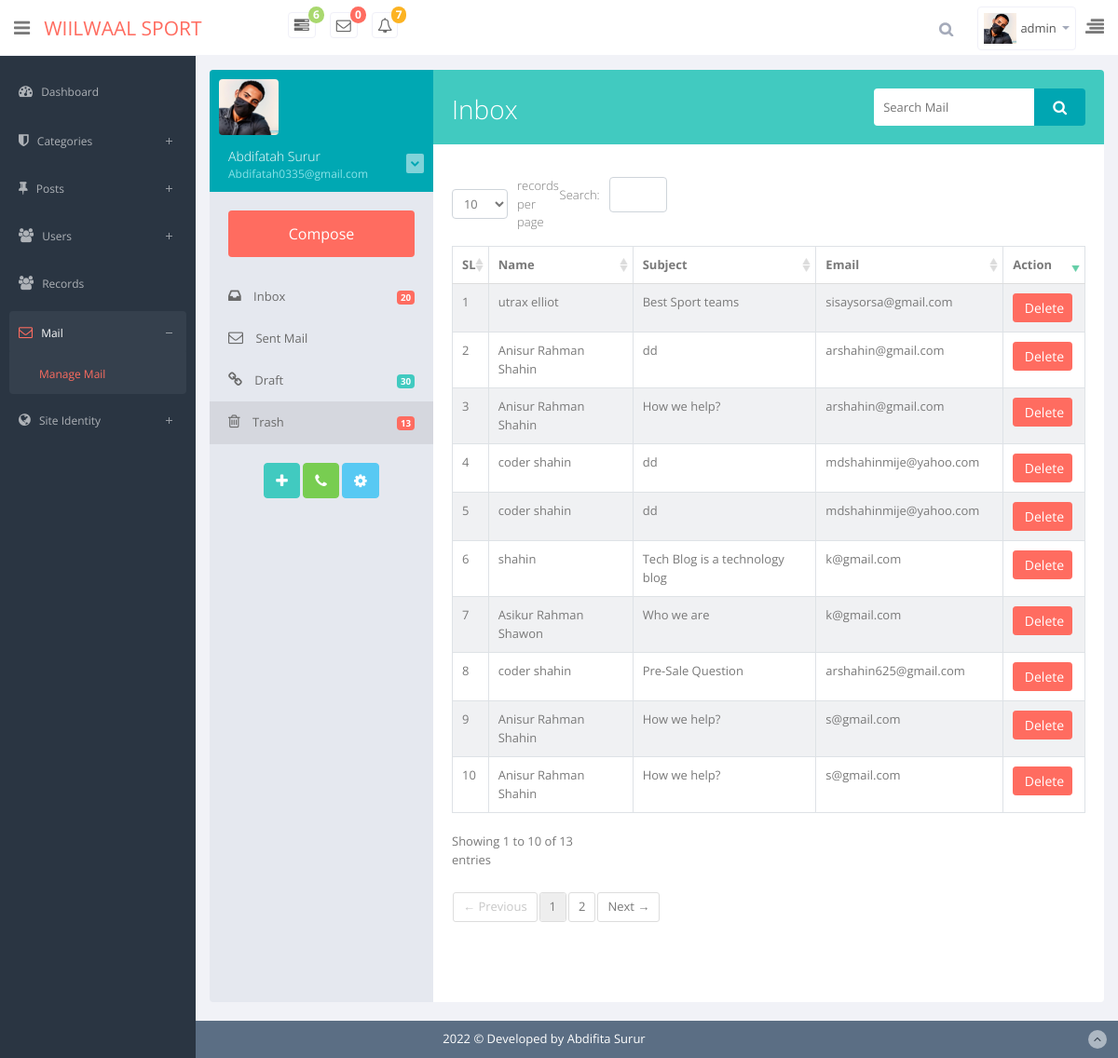
The app's page /admin/trash.php (signed in) with its own data.
### tables this page shows
CREATE TABLE `users` (
  `id` int(11) NOT NULL,
  `fname` varchar(100) NOT NULL,
  `lname` varchar(50) NOT NULL,
  `username` varchar(50) NOT NULL,
  `email` varchar(100) NOT NULL,
  `password` varchar(200) NOT NULL,
  `image` varchar(255) NOT NULL,
  `bio` text NOT NULL,
  `role` tinyint(5) NOT NULL,
  `date` timestamp NOT NULL DEFAULT current_timestamp()
);

CREATE TABLE `mails` (
  `id` int(5) NOT NULL,
  `name` varchar(150) NOT NULL,
  `email` varchar(150) NOT NULL,
  `subject` varchar(200) NOT NULL,
  `phone` varchar(16) NOT NULL,
  `message` text NOT NULL,
  `status` tinyint(3) NOT NULL,
  `date` timestamp NOT NULL DEFAULT current_timestamp()
);

### app/classes/Database.php (called while the page is built, shortened)
<?php
class Database
{
    public static function db()
    {
        $link = mysqli_connect('localhost:3306','root','','blog_oop');
        return $link;
    }
}

### app/classes/Mail.php (called while the page is built, shortened)
<?php
class Mail
{
    public  static  function showTrashMail(){
        $sql = "SELECT * FROM `mails` WHERE status = 0 ORDER BY id DESC";
        $result = mysqli_query(Database::db(),$sql);
        if($result){
            return $result;
        }else{
            return false;
        }
    }
    public static   function countNewMail(){
        $sql = "SELECT * FROM `mails` WHERE status = 1";
        $result = mysqli_query(Database::db(),$sql);
        if($result){
            $count = mysqli_num_rows($result);
            return $count;
        }else{
            return false;
        }
    }
}

### app/classes/UserLogin.php (called while the page is built, shortened)
<?php
class UserLogin
{
    public  static  function loginUserData($username){
        $sql = " SELECT * FROM `users` WHERE `username` = '$username' ";
        $res = mysqli_query(Database::db(),$sql);
        if($res){
            $data = mysqli_fetch_assoc($res);
            return $data;
        }else{
            return false;
        }
    }
}

### admin/trash.php (the view, shortened to what this page needs)
<?php require_once 'mailHeader.php'?>
    <div class="row">
        <div class="col-sm-12">
            <section class="card">
                <div class="card-body">
                    <div class="adv-table">
                        <table  class="display table table-bordered table-striped table-hover" id="dynamic-table">
                            <thead>
                            <tr>
                                <th>SL</th>
                                <th>Name</th>
                                <th>Subject</th>
                                <th >Email</th>
                                <th>Action</th>
                            </tr>
                            </thead>
                            <?php
                            $allCat = new \App\classes\Mail();
                            $data = $allCat->showTrashMail();
                            $i=0;
                            while ($row = mysqli_fetch_assoc($data)){ ?>
                                <tr>
                                    <td scope="row"><?= ++$i?></td>
                                    <td><?= $row['name']?></td>
                                    <td><?= $row['subject']?></td>
                                    <td><?= $row['email']?></td>
                                    <td>
                                        <a href="delete.php?id=<?= $row['id']?>&trashpage" class="btn btn-sm btn-danger"><i class="fa fa-trash"></i> Delete</a>
                                    </td>
                                </tr>
                            <?php } ?>
                        </table>
                    </div>
                </div>
            </section>
        </div>
    </div>
<?php require_once 'footer.php'?>

### admin/header.php (shortened to what this page needs)
<?php
$page = explode('/',$_SERVER['PHP_SELF']);
$page = end($page);
$name = $_SESSION['username'];
$userData = UserLogin::loginUserData("$name");
?>
<!DOCTYPE html>
<html lang="en">
<head>
    <link href="assets/summernote/dist/summernote.css" rel="stylesheet">
    <link href="css/bootstrap.min.css" rel="stylesheet">
    <link href="css/bootstrap-reset.css" rel="stylesheet">
    <link href="assets/font-awesome/css/font-awesome.css" rel="stylesheet" />
    <link href="assets/jquery-easy-pie-chart/jquery.easy-pie-chart.css" rel="stylesheet" type="text/css"
        media="screen" />
    <link rel="stylesheet" href="css/owl.carousel.css" type="text/css">
    <link href="assets/advanced-datatable/media/css/demo_page.css" rel="stylesheet" />
    <link href="assets/advanced-datatable/media/css/demo_table.css" rel="stylesheet" />
    <link rel="stylesheet" href="assets/data-tables/DT_bootstrap.css" />
    <link href="css/slidebars.css" rel="stylesheet">
    <link href="css/style.css" rel="stylesheet">
    <link href="css/style-responsive.css" rel="stylesheet" />
</head>
<body>
    <section id="container">
        <header class="header white-bg">
            <div class="sidebar-toggle-box">
                <i class="fa fa-bars"></i>
            </div>
            <a href="index.php" class="logo"><span> Wiilwaal sport</span></a>
            <div class="nav notify-row" id="top_menu">
                <ul class="nav top-menu">
                    <li class="dropdown">
                        <a data-toggle="dropdown" class="dropdown-toggle" href="#">
                            <i class="fa fa-tasks"></i>
                            <span class="badge badge-success">6</span>
                        </a>
                    </li>
                    <li id="header_inbox_bar" class="dropdown">
                        <a data-toggle="dropdown" class="dropdown-toggle" href="#">
                            <i class="fa fa-envelope-o"></i>
                            <span class="badge badge-danger"><?= Mail::countNewMail() ?></span>
                        </a>
                    </li>
                    <li id="header_notification_bar" class="dropdown">
                        <a data-toggle="dropdown" class="dropdown-toggle" href="#">
                            <i class="fa fa-bell-o"></i>
                            <span class="badge badge-warning">7</span>
                        </a>
                    </li>
                </ul>
            </div>
            <div class="top-nav ">
                <ul class="nav pull-right top-menu">
                    <li>
                        <input type="text" class="form-control search" placeholder="Search">
                    </li>
                    <li class="dropdown">
                        <a data-toggle="dropdown" class="dropdown-toggle" href="#">
                            <img alt="" src="../uploads/<?= $userData['image']?>" style="width: 35px">
                            <span
                                class="username"><?= isset($_SESSION['username']) ? $_SESSION['username'] : '' ;?></span>
                            <b class="caret"></b>
                        </a>
                    </li>
                    <li class="sb-toggle-right">
                        <i class="fa  fa-align-right"></i>
                    </li>
                </ul>
            </div>
        </header>
        <aside>
            <div id="sidebar" class="nav-collapse ">
                <ul class="sidebar-menu" id="nav-accordion">
                    <li>
                        <a href="index.php" <?= $page == 'login.php' ? 'class="active"' : '' ?>>
                            <i class="fa fa-dashboard"></i>
                            <span>Dashboard</span>
                        </a>
                    </li>
                    <li class="sub-menu">
                        <a href="javascript:;" <?= $page == 'addcategory.php' ? 'class="active"' : '' ?>
                            <?= $page == 'managecategory.php' ? 'class="active"' : '' ?>>
                            <i class="fa fa-shield"></i>
                            <span>Categories</span>
                        </a>
                    </li>
                    <li class="sub-menu">
                        <a href="javascript:;" <?= $page == 'addpost.php' ? 'class="active"' : '' ?>
                            <?= $page == 'managepost.php' ? 'class="active"' : '' ?>>
                            <i class="fa fa-thumb-tack"></i>
                            <span>Posts</span>
                        </a>
                    </li>
                    <?php
    if($userData['role'] == 1){ ?>
                    <li class="sub-menu">
                        <a href="javascript:;" <?= $page == 'adduser.php' ? 'class="active"' : '' ?>
                            <?= $page == 'manageuser.php' ? 'class="active"' : '' ?>>
                            <i class="fa fa-users"></i>
                            <span>Users</span>
                        </a>
                    </li>
                    <?php } ?>
                    <li>
                        <a href="records.php" <?= $page == 'login.php' ? 'class="active"' : '' ?>>
                            <i class="fa fa-users"></i>
                            <span>Records</span>
                        </a>
                    </li>
                    <li class="sub-menu">
                        <a href="javascript:;" <?= $page == 'inbox.php' ? 'class="active"' : '' ?>
                            <?= $page == 'draft.php' ? 'class="active"' : '' ?>
                            <?= $page == 'trash.php' ? 'class="active"' : '' ?><?= $page == 'sentmail.php' ? 'class="active"' : '' ?>>
                            <i class="fa fa-envelope-o"></i>
                            <span>Mail</span>
                        </a>
                        <ul class="sub">
                            <li <?= $page == 'inbox.php' ? 'class="active"' : '' ?>
                                <?= $page == 'draft.php' ? 'class="active"' : '' ?>
                                <?= $page == 'trash.php' ? 'class="active"' : '' ?><?= $page == 'sentmail.php' ? 'class="active"' : '' ?>>
                                <a href="inbox.php">Manage Mail</a></li>
                        </ul>
                    </li>
                    <li class="sub-menu">
                        <a href="javascript:;" <?= $page == 'logo.php' ? 'class="active"' : '' ?>
                            <?= $page == 'social.php' ? 'class="active"' : '' ?>>
                            <i class="fa  fa-globe"></i>
                            <span>Site Identity</span>
                        </a>
                    </li>
                </ul>
            </div>
        </aside>
        <section id="main-content">
            <section class="wrapper">

### admin/assets/advanced-datatable/media/css/demo_table.css (style rules this page uses)
table.display { margin: 0 auto; clear: both; width: 100%; }
table.display thead th { padding: 3px 18px 3px 10px; border-bottom: 1px solid black; font-weight: bold; cursor: pointer; * cursor: hand; }
table.display td { padding: 3px 10px; }
.sorting_desc { background: url('../images/sort_desc.png') no-repeat center right; }
.sorting { background: url('../images/sort_both.png') no-repeat center right; }
tr.odd { background-color: #E2E4FF; }
tr.even { background-color: white; }
tr.odd td.sorting_1 { background-color: #D3D6FF; }
tr.even td.sorting_1 { background-color: #EAEBFF; }

### records on screen
users: image (placeholder picture)
mails: name "utrax elliot", subject "Best Sport teams", email "sisaysorsa@gmail.com"
mails: name "Anisur Rahman Shahin", subject "dd", email "arshahin@gmail.com"
mails: name "Anisur Rahman Shahin", subject "How we help?", email "arshahin@gmail.com"
mails: name "coder shahin", subject "dd", email "mdshahinmije@yahoo.com"
mails: name "coder shahin", subject "dd", email "mdshahinmije@yahoo.com"
mails: name "shahin", subject "Tech Blog is a technology blog", email "k@gmail.com"
mails: name "Asikur Rahman Shawon", subject "Who we are", email "k@gmail.com"
mails: name "coder shahin", subject "Pre-Sale Question", email "arshahin625@gmail.com"
mails: name "Anisur Rahman Shahin", subject "How we help?", email "s@gmail.com"
mails: name "Anisur Rahman Shahin", subject "How we help?", email "s@gmail.com"

### other values on screen
Mail::countNewMail() "0"
$_SESSION['username'] "admin"
Mail::countAllMail() "20"
Mail::countAllTrashMail() "13"
